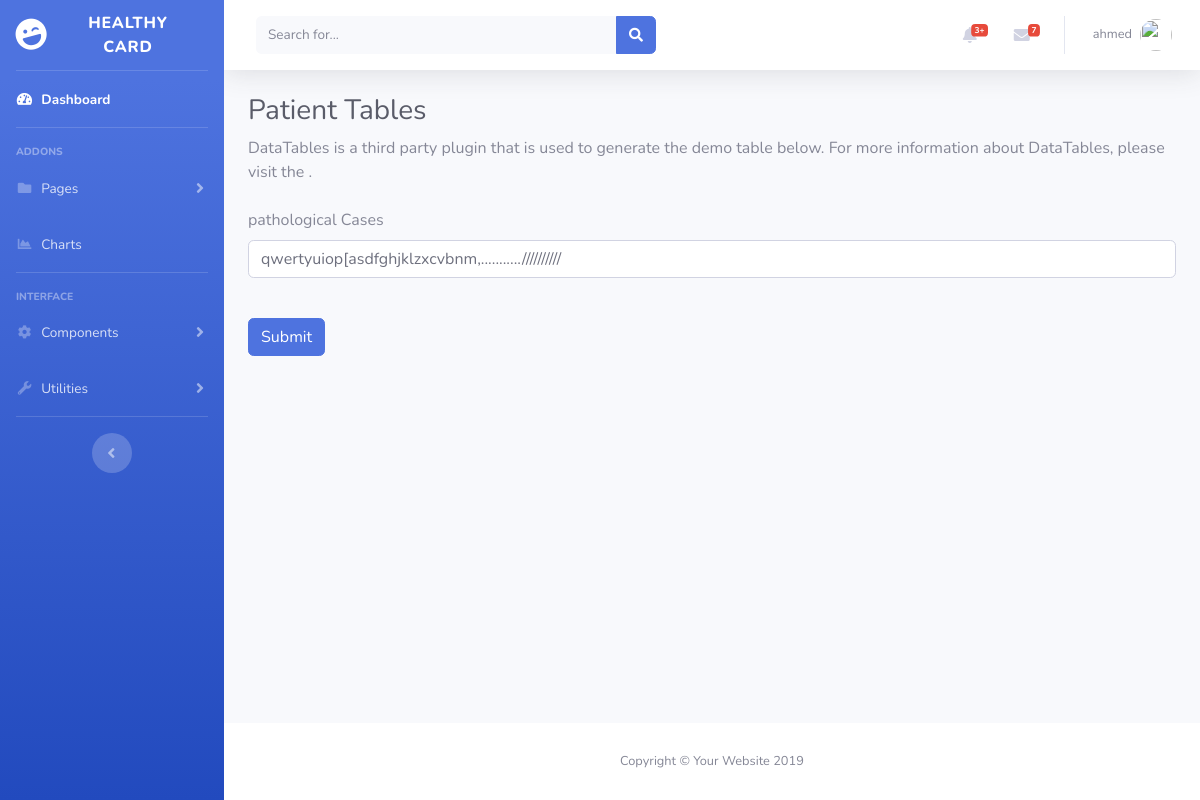
Screenshot of /admin/patients.php?action=editepath&id=128 (signed in) with the database file from the repository.
### tables this page shows
CREATE TABLE `managers` (
  `id` int(11) NOT NULL,
  `username` varchar(255) NOT NULL,
  `email` varchar(255) NOT NULL,
  `password` varchar(255) NOT NULL,
  `phone` varchar(100) NOT NULL,
  `address` varchar(255) NOT NULL,
  `hospital_name_id` int(11) NOT NULL,
  `priv` int(11) NOT NULL
);

CREATE TABLE `path_cases` (
  `id` int(11) NOT NULL,
  `pat_name_id` int(11) NOT NULL,
  `path_case` text NOT NULL
);

### admin/design/patient/editPathForm.php (the view, shortened to what this page needs)
<?php
require_once "functions/connect.php";
$id  = $_GET['id'];
$select = "SELECT * FROM path_cases WHERE pat_name_id = $id";
$query  = $conn -> query($select);
$path   = $query -> fetch_assoc();
?>
<form method="post" action="functions/patient/editpath.php">
  <div class="form-group">
    <label for="exampleInputEmail1">pathological Cases</label>
    <input type="text" name="path_case" value="<?= $path['path_case']; ?>" class="form-control" id="exampleInputEmail1"required>
  </div>
<br>
  <button type="submit" class="btn btn-primary">Submit</button>
</form>

### admin/includes/header.php (shortened to what this page needs)
<nav class="navbar navbar-expand navbar-light bg-white topbar mb-4 static-top shadow">
<form class="d-none d-sm-inline-block form-inline mr-auto ml-md-3 my-2 my-md-0 mw-100 navbar-search">
  <div class="input-group">
    <input type="text" class="form-control bg-light border-0 small" placeholder="Search for..." aria-label="Search" aria-describedby="basic-addon2">
    <div class="input-group-append">
      <button class="btn btn-primary" type="button">
        <i class="fas fa-search fa-sm"></i>
      </button>
    </div>
  </div>
</form>
<ul class="navbar-nav ml-auto">
  <li class="nav-item dropdown no-arrow mx-1">
    <a class="nav-link dropdown-toggle" href="#" id="alertsDropdown" role="button" data-toggle="dropdown" aria-haspopup="true" aria-expanded="false">
      <i class="fas fa-bell fa-fw"></i>
      <span class="badge badge-danger badge-counter">3+</span>
    </a>
  </li>
  <li class="nav-item dropdown no-arrow mx-1">
    <a class="nav-link dropdown-toggle" href="#" id="messagesDropdown" role="button" data-toggle="dropdown" aria-haspopup="true" aria-expanded="false">
      <i class="fas fa-envelope fa-fw"></i>
      <span class="badge badge-danger badge-counter">7</span>
    </a>
  </li>
  <?php
  $nam  = $_SESSION['name'];
  $id  = $_SESSION['login'];
   require_once "functions/connect.php";
   $sel  = "SELECT * FROM $nam  WHERE  id = $id";
   $query = $conn -> query($sel);
   $name  = $query -> fetch_assoc();
  ?>
  <li class="nav-item dropdown no-arrow">
    <a class="nav-link dropdown-toggle" href="#" id="userDropdown" role="button" data-toggle="dropdown" aria-haspopup="true" aria-expanded="false">
      <span class="mr-2 d-none d-lg-inline text-gray-600 small"><?php echo @$name['username'] ?></span>
      <img class="img-profile rounded-circle" src="https://source.unsplash.com/QAB-WJcbgJk/60x60">
    </a>
  </li>
</ul>
</nav>

### rows the page displays
managers: username "ahmed"
path_cases: path_case "qwertyuiop[asdfghjklzxcvbnm,...........//////////"
